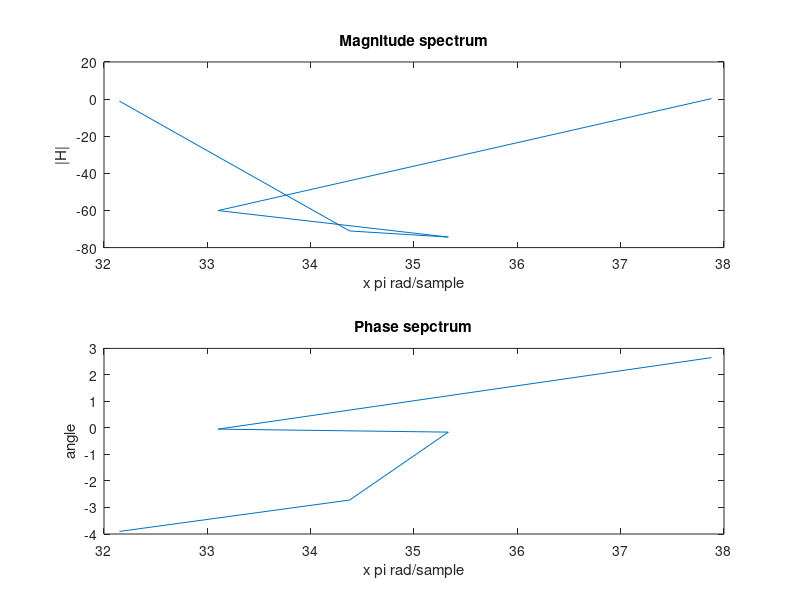

Reproduce this figure in MATLAB. (Note: this script raises an error after producing the figure.)

top = [0.0038 0.0001 0.0051 0.0001 0.0038];
bottom = [1 -3.2821 4.236 -2.5275 0.5865];
H = tf(top, bottom);

%----------------------------------------------------------
[h, f] = freqz(top, bottom, 'whole');
a = unwrap(angle(h));
    
subplot(2,1,1);
plot(f/pi,20*log10(abs(h)));
title('Magnitude spectrum');
ylabel '|H|'
xlabel 'x pi rad/sample'
    
subplot(2,1,2);
plot(f/pi,a)
title('Phase sepctrum');
xlabel 'x pi rad/sample'
ylabel 'angle'
close all hidden
[z,p,k] = tf2zp(top,bottom);
x = [-0.41218585899469, -0.41218585899469, 0.399027964257851, 0.399027964257851, 0.836616006780976, 0.836616006780976, 0.804433993219025, 0.804433993219025];
y = [0.911099784680475, -0.911099784680475, 0.91693875680998, -0.916938756809982, 0.411603487883070, -0.411603487883070, 0.165929973214432, -0.165929973214432];
%zplane(z,p)
[theta, rho] = cart2pol(x,y);
polarscatter(theta, rho)
pause
%----------------------------------------------------------
%----------------------------------------------------------
ww = [0.1*pi, 0.5*pi, 1*pi];
t = 0:0.001:29;
i = 1;
for w = ww
    subplot(3, 1, i);
    y = sin(w*t);
    h = filter(top, bottom,y);
    stem(h);
    plot(t, h);
    hold on
    plot(t, y);
    title('Sin('+ string(w)+'t)');
    xlabel 'time'
    ylabel 'Amplitude'
    i = i + 1;
end